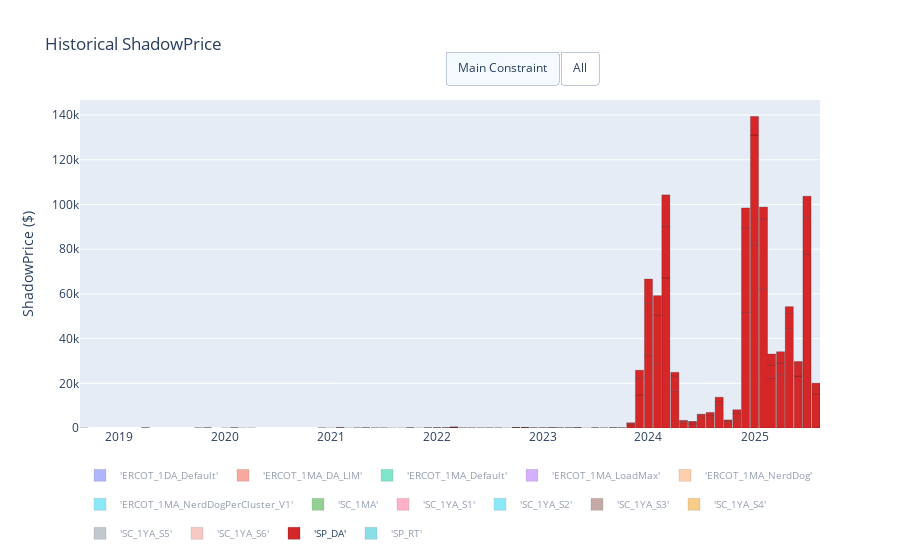

The notebook cell saved with this chart:
### Code cell
from components import graph_utils as gu
gu.shadowprice_monthly_fig(df_histo_SP,50009231)

### Figure 1 — Plotly figure (JSON) as saved in the notebook; plotly's stock layout.template omitted (floating-point values rounded to 4 significant figures; data arrays with more than 128 entries replaced by an {"elided": "..."} marker saying what was removed)
{"data": [{"customdata": {"elided": "162x2 mixed values"}, "hovertemplate": "%{x}<br> <b>PeakId:</b> %{customdata[1]} <br> <b>SP:</b>%{y:$,.2f}<br> <b>CTG:</b> %{customdata[0]}", "legendgroup": "ERCOT_1DA_Default", "marker": {"color": "#636EFA", "line": {"color": "black", "width": 0.2}}, "meta": "Main Constraint", "name": "'ERCOT_1DA_Default'", "type": "bar", "visible": "legendonly", "x": {"elided": "162 str values"}, "y": {"elided": "162 int values"}}, {"customdata": {"elided": "162x2 mixed values"}, "hovertemplate": "%{x}<br> <b>PeakId:</b> %{customdata[1]} <br> <b>SP:</b>%{y:$,.2f}<br> <b>CTG:</b> %{customdata[0]}", "legendgroup": "ERCOT_1MA_DA_LIM", "marker": {"color": "#EF553B", "line": {"color": "black", "width": 0.2}}, "meta": "Main Constraint", "name": "'ERCOT_1MA_DA_LIM'", "type": "bar", "visible": "legendonly", "x": {"elided": "162 str values"}, "y": {"elided": "162 int values"}}, {"customdata": {"elided": "162x2 mixed values"}, "hovertemplate": "%{x}<br> <b>PeakId:</b> %{customdata[1]} <br> <b>SP:</b>%{y:$,.2f}<br> <b>CTG:</b> %{customdata[0]}", "legendgroup": "ERCOT_1MA_Default", "marker": {"color": "#00CC96", "line": {"color": "black", "width": 0.2}}, "meta": "Main Constraint", "name": "'ERCOT_1MA_Default'", "type": "bar", "visible": "legendonly", "x": {"elided": "162 str values"}, "y": {"elided": "162 int values"}}, {"customdata": {"elided": "162x2 mixed values"}, "hovertemplate": "%{x}<br> <b>PeakId:</b> %{customdata[1]} <br> <b>SP:</b>%{y:$,.2f}<br> <b>CTG:</b> %{customdata[0]}", "legendgroup": "ERCOT_1MA_LoadMax", "marker": {"color": "#AB63FA", "line": {"color": "black", "width": 0.2}}, "meta": "Main Constraint", "name": "'ERCOT_1MA_LoadMax'", "type": "bar", "visible": "legendonly", "x": {"elided": "162 str values"}, "y": {"elided": "162 int values"}}, {"customdata": {"elided": "162x2 mixed values"}, "hovertemplate": "%{x}<br> <b>PeakId:</b> %{customdata[1]} <br> <b>SP:</b>%{y:$,.2f}<br> <b>CTG:</b> %{customdata[0]}", "legendgroup": "ERCOT_1MA_NerdDog", "marker": {"color": "#FFA15A", "line": {"color": "black", "width": 0.2}}, "meta": "Main Constraint", "name": "'ERCOT_1MA_NerdDog'", "type": "bar", "visible": "legendonly", "x": {"elided": "162 str values"}, "y": {"elided": "162 int values"}}, {"customdata": {"elided": "162x2 mixed values"}, "hovertemplate": "%{x}<br> <b>PeakId:</b> %{customdata[1]} <br> <b>SP:</b>%{y:$,.2f}<br> <b>CTG:</b> %{customdata[0]}", "legendgroup": "ERCOT_1MA_NerdDogPerCluster_V1", "marker": {"color": "#19D3F3", "line": {"color": "black", "width": 0.2}}, "meta": "Main Constraint", "name": "'ERCOT_1MA_NerdDogPerCluster_V1'", "type": "bar", "visible": "legendonly", "x": {"elided": "162 str values"}, "y": {"elided": "162 int values"}}, {"customdata": {"elided": "162x2 mixed values"}, "hovertemplate": "%{x}<br> <b>PeakId:</b> %{customdata[1]} <br> <b>SP:</b>%{y:$,.2f}<br> <b>CTG:</b> %{customdata[0]}", "legendgroup": "SC_1MA", "marker": {"color": "#2ca02c", "line": {"color": "black", "width": 0.2}}, "meta": "Main Constraint", "name": "'SC_1MA'", "type": "bar", "visible": "legendonly", "x": {"elided": "162 str values"}, "y": {"elided": "162 int values"}}, {"customdata": {"elided": "162x2 mixed values"}, "hovertemplate": "%{x}<br> <b>PeakId:</b> %{customdata[1]} <br> <b>SP:</b>%{y:$,.2f}<br> <b>CTG:</b> %{customdata[0]}", "legendgroup": "SC_1YA_S1", "marker": {"color": "#FF6692", "line": {"color": "black", "width": 0.2}}, "meta": "Main Constraint", "name": "'SC_1YA_S1'", "type": "bar", "visible": "legendonly", "x": {"elided": "162 str values"}, "y": {"elided": "162 int values"}}, {"customdata": {"elided": "162x2 mixed values"}, "hovertemplate": "%{x}<br> <b>PeakId:</b> %{customdata[1]} <br> <b>SP:</b>%{y:$,.2f}<br> <b>CTG:</b> %{customdata[0]}", "legendgroup": "SC_1YA_S2", "marker": {"color": "#19D3F3", "line": {"color": "black", "width": 0.2}}, "meta": "Main Constraint", "name": "'SC_1YA_S2'", "type": "bar", "visible": "legendonly", "x": {"elided": "162 str values"}, "y": {"elided": "162 int values"}}, {"customdata": {"elided": "162x2 mixed values"}, "hovertemplate": "%{x}<br> <b>PeakId:</b> %{customdata[1]} <br> <b>SP:</b>%{y:$,.2f}<br> <b>CTG:</b> %{customdata[0]}", "legendgroup": "SC_1YA_S3", "marker": {"color": "#8C564B", "line": {"color": "black", "width": 0.2}}, "meta": "Main Constraint", "name": "'SC_1YA_S3'", "type": "bar", "visible": "legendonly", "x": {"elided": "162 str values"}, "y": {"elided": "162 int values"}}, {"customdata": {"elided": "162x2 mixed values"}, "hovertemplate": "%{x}<br> <b>PeakId:</b> %{customdata[1]} <br> <b>SP:</b>%{y:$,.2f}<br> <b>CTG:</b> %{customdata[0]}", "legendgroup": "SC_1YA_S4", "marker": {"color": "#F39C12", "line": {"color": "black", "width": 0.2}}, "meta": "Main Constraint", "name": "'SC_1YA_S4'", "type": "bar", "visible": "legendonly", "x": {"elided": "162 str values"}, "y": {"elided": "162 int values"}}, {"customdata": {"elided": "162x2 mixed values"}, "hovertemplate": "%{x}<br> <b>PeakId:</b> %{customdata[1]} <br> <b>SP:</b>%{y:$,.2f}<br> <b>CTG:</b> %{customdata[0]}", "legendgroup": "SC_1YA_S5", "marker": {"color": "#85929E", "line": {"color": "black", "width": 0.2}}, "meta": "Main Constraint", "name": "'SC_1YA_S5'", "type": "bar", "visible": "legendonly", "x": {"elided": "162 str values"}, "y": {"elided": "162 int values"}}, {"customdata": {"elided": "162x2 mixed values"}, "hovertemplate": "%{x}<br> <b>PeakId:</b> %{customdata[1]} <br> <b>SP:</b>%{y:$,.2f}<br> <b>CTG:</b> %{customdata[0]}", "legendgroup": "SC_1YA_S6", "marker": {"color": "#F1948A", "line": {"color": "black", "width": 0.2}}, "meta": "Main Constraint", "name": "'SC_1YA_S6'", "type": "bar", "visible": "legendonly", "x": {"elided": "162 str values"}, "y": {"elided": "162 int values"}}, {"customdata": {"elided": "162x2 mixed values"}, "hovertemplate": "%{x}<br> <b>PeakId:</b> %{customdata[1]} <br> <b>SP:</b>%{y:$,.2f}<br> <b>CTG:</b> %{customdata[0]}", "legendgroup": "SP_DA", "marker": {"color": "#D62728", "line": {"color": "black", "width": 0.2}}, "meta": "Main Constraint", "name": "'SP_DA'", "type": "bar", "visible": true, "x": {"elided": "162 str values"}, "y": {"elided": "162 float values"}}, {"customdata": {"elided": "162x2 mixed values"}, "hovertemplate": "%{x}<br> <b>PeakId:</b> %{customdata[1]} <br> <b>SP:</b>%{y:$,.2f}<br> <b>CTG:</b> %{customdata[0]}", "legendgroup": "SP_RT", "marker": {"color": "#17BECF", "line": {"color": "black", "width": 0.2}}, "meta": "Main Constraint", "name": "'SP_RT'", "type": "bar", "visible": "legendonly", "x": {"elided": "162 str values"}, "y": {"elided": "162 float values"}}, {"customdata": {"elided": "2503x2 mixed values"}, "hovertemplate": "%{x}<br> <b>PeakId:</b> %{customdata[1]} <br> <b>SP:</b>%{y:$,.2f}<br> <b>CTG:</b> %{customdata[0]}", "legendgroup": "ERCOT_1DA_Default", "marker": {"color": "#636EFA", "line": {"color": "black", "width": 0.2}}, "meta": "All", "name": "'ERCOT_1DA_Default'", "type": "bar", "visible": false, "x": {"elided": "2503 str values"}, "y": {"elided": "2503 int values"}}, {"customdata": {"elided": "2503x2 mixed values"}, "hovertemplate": "%{x}<br> <b>PeakId:</b> %{customdata[1]} <br> <b>SP:</b>%{y:$,.2f}<br> <b>CTG:</b> %{customdata[0]}", "legendgroup": "ERCOT_1MA_DA_LIM", "marker": {"color": "#EF553B", "line": {"color": "black", "width": 0.2}}, "meta": "All", "name": "'ERCOT_1MA_DA_LIM'", "type": "bar", "visible": false, "x": {"elided": "2503 str values"}, "y": {"elided": "2503 int values"}}, {"customdata": {"elided": "2503x2 mixed values"}, "hovertemplate": "%{x}<br> <b>PeakId:</b> %{customdata[1]} <br> <b>SP:</b>%{y:$,.2f}<br> <b>CTG:</b> %{customdata[0]}", "legendgroup": "ERCOT_1MA_Default", "marker": {"color": "#00CC96", "line": {"color": "black", "width": 0.2}}, "meta": "All", "name": "'ERCOT_1MA_Default'", "type": "bar", "visible": false, "x": {"elided": "2503 str values"}, "y": {"elided": "2503 int values"}}, {"customdata": {"elided": "2503x2 mixed values"}, "hovertemplate": "%{x}<br> <b>PeakId:</b> %{customdata[1]} <br> <b>SP:</b>%{y:$,.2f}<br> <b>CTG:</b> %{customdata[0]}", "legendgroup": "ERCOT_1MA_LoadMax", "marker": {"color": "#AB63FA", "line": {"color": "black", "width": 0.2}}, "meta": "All", "name": "'ERCOT_1MA_LoadMax'", "type": "bar", "visible": false, "x": {"elided": "2503 str values"}, "y": {"elided": "2503 int values"}}, {"customdata": {"elided": "2503x2 mixed values"}, "hovertemplate": "%{x}<br> <b>PeakId:</b> %{customdata[1]} <br> <b>SP:</b>%{y:$,.2f}<br> <b>CTG:</b> %{customdata[0]}", "legendgroup": "ERCOT_1MA_NerdDog", "marker": {"color": "#FFA15A", "line": {"color": "black", "width": 0.2}}, "meta": "All", "name": "'ERCOT_1MA_NerdDog'", "type": "bar", "visible": false, "x": {"elided": "2503 str values"}, "y": {"elided": "2503 int values"}}, {"customdata": {"elided": "2503x2 mixed values"}, "hovertemplate": "%{x}<br> <b>PeakId:</b> %{customdata[1]} <br> <b>SP:</b>%{y:$,.2f}<br> <b>CTG:</b> %{customdata[0]}", "legendgroup": "ERCOT_1MA_NerdDogPerCluster_V1", "marker": {"color": "#19D3F3", "line": {"color": "black", "width": 0.2}}, "meta": "All", "name": "'ERCOT_1MA_NerdDogPerCluster_V1'", "type": "bar", "visible": false, "x": {"elided": "2503 str values"}, "y": {"elided": "2503 int values"}}, {"customdata": {"elided": "2503x2 mixed values"}, "hovertemplate": "%{x}<br> <b>PeakId:</b> %{customdata[1]} <br> <b>SP:</b>%{y:$,.2f}<br> <b>CTG:</b> %{customdata[0]}", "legendgroup": "SC_1MA", "marker": {"color": "#2ca02c", "line": {"color": "black", "width": 0.2}}, "meta": "All", "name": "'SC_1MA'", "type": "bar", "visible": false, "x": {"elided": "2503 str values"}, "y": {"elided": "2503 int values"}}, {"customdata": {"elided": "2503x2 mixed values"}, "hovertemplate": "%{x}<br> <b>PeakId:</b> %{customdata[1]} <br> <b>SP:</b>%{y:$,.2f}<br> <b>CTG:</b> %{customdata[0]}", "legendgroup": "SC_1YA_S1", "marker": {"color": "#FF6692", "line": {"color": "black", "width": 0.2}}, "meta": "All", "name": "'SC_1YA_S1'", "type": "bar", "visible": false, "x": {"elided": "2503 str values"}, "y": {"elided": "2503 int values"}}, {"customdata": {"elided": "2503x2 mixed values"}, "hovertemplate": "%{x}<br> <b>PeakId:</b> %{customdata[1]} <br> <b>SP:</b>%{y:$,.2f}<br> <b>CTG:</b> %{customdata[0]}", "legendgroup": "SC_1YA_S2", "marker": {"color": "#19D3F3", "line": {"color": "black", "width": 0.2}}, "meta": "All", "name": "'SC_1YA_S2'", "type": "bar", "visible": false, "x": {"elided": "2503 str values"}, "y": {"elided": "2503 int values"}}, {"customdata": {"elided": "2503x2 mixed values"}, "hovertemplate": "%{x}<br> <b>PeakId:</b> %{customdata[1]} <br> <b>SP:</b>%{y:$,.2f}<br> <b>CTG:</b> %{customdata[0]}", "legendgroup": "SC_1YA_S3", "marker": {"color": "#8C564B", "line": {"color": "black", "width": 0.2}}, "meta": "All", "name": "'SC_1YA_S3'", "type": "bar", "visible": false, "x": {"elided": "2503 str values"}, "y": {"elided": "2503 int values"}}, {"customdata": {"elided": "2503x2 mixed values"}, "hovertemplate": "%{x}<br> <b>PeakId:</b> %{customdata[1]} <br> <b>SP:</b>%{y:$,.2f}<br> <b>CTG:</b> %{customdata[0]}", "legendgroup": "SC_1YA_S4", "marker": {"color": "#F39C12", "line": {"color": "black", "width": 0.2}}, "meta": "All", "name": "'SC_1YA_S4'", "type": "bar", "visible": false, "x": {"elided": "2503 str values"}, "y": {"elided": "2503 int values"}}, {"customdata": {"elided": "2503x2 mixed values"}, "hovertemplate": "%{x}<br> <b>PeakId:</b> %{customdata[1]} <br> <b>SP:</b>%{y:$,.2f}<br> <b>CTG:</b> %{customdata[0]}", "legendgroup": "SC_1YA_S5", "marker": {"color": "#85929E", "line": {"color": "black", "width": 0.2}}, "meta": "All", "name": "'SC_1YA_S5'", "type": "bar", "visible": false, "x": {"elided": "2503 str values"}, "y": {"elided": "2503 int values"}}, {"customdata": {"elided": "2503x2 mixed values"}, "hovertemplate": "%{x}<br> <b>PeakId:</b> %{customdata[1]} <br> <b>SP:</b>%{y:$,.2f}<br> <b>CTG:</b> %{customdata[0]}", "legendgroup": "SC_1YA_S6", "marker": {"color": "#F1948A", "line": {"color": "black", "width": 0.2}}, "meta": "All", "name": "'SC_1YA_S6'", "type": "bar", "visible": false, "x": {"elided": "2503 str values"}, "y": {"elided": "2503 int values"}}, {"customdata": {"elided": "2503x2 mixed values"}, "hovertemplate": "%{x}<br> <b>PeakId:</b> %{customdata[1]} <br> <b>SP:</b>%{y:$,.2f}<br> <b>CTG:</b> %{customdata[0]}", "legendgroup": "SP_DA", "marker": {"color": "#D62728", "line": {"color": "black", "width": 0.2}}, "meta": "All", "name": "'SP_DA'", "type": "bar", "visible": false, "x": {"elided": "2503 str values"}, "y": {"elided": "2503 float values"}}, {"customdata": {"elided": "2503x2 mixed values"}, "hovertemplate": "%{x}<br> <b>PeakId:</b> %{customdata[1]} <br> <b>SP:</b>%{y:$,.2f}<br> <b>CTG:</b> %{customdata[0]}", "legendgroup": "SP_RT", "marker": {"color": "#17BECF", "line": {"color": "black", "width": 0.2}}, "meta": "All", "name": "'SP_RT'", "type": "bar", "visible": false, "x": {"elided": "2503 str values"}, "y": {"elided": "2503 float values"}}], "layout": {"bargap": 0, "dragmode": "pan", "legend": {"font": {"size": 10}, "groupclick": "togglegroup", "orientation": "h"}, "title": {"text": "Historical ShadowPrice"}, "updatemenus": [{"active": 0, "buttons": [{"args": [{"visible": ["legendonly", "legendonly", "legendonly", "legendonly", "legendonly", "legendonly", "legendonly", "legendonly", "legendonly", "legendonly", "legendonly", "legendonly", "legendonly", true, "legendonly", false, false, false, false, false, false, false, false, false, false, false, false, false, false, false]}], "label": "Main Constraint", "method": "update"}, {"args": [{"visible": [false, false, false, false, false, false, false, false, false, false, false, false, false, false, false, "legendonly", "legendonly", "legendonly", "legendonly", "legendonly", "legendonly", "legendonly", "legendonly", "legendonly", "legendonly", "legendonly", "legendonly", "legendonly", true, "legendonly"]}], "label": "All", "method": "update"}], "direction": "left", "type": "buttons", "x": 0.7, "y": 1.15}], "yaxis": {"fixedrange": false, "title": {"text": "ShadowPrice ($)"}}}}
